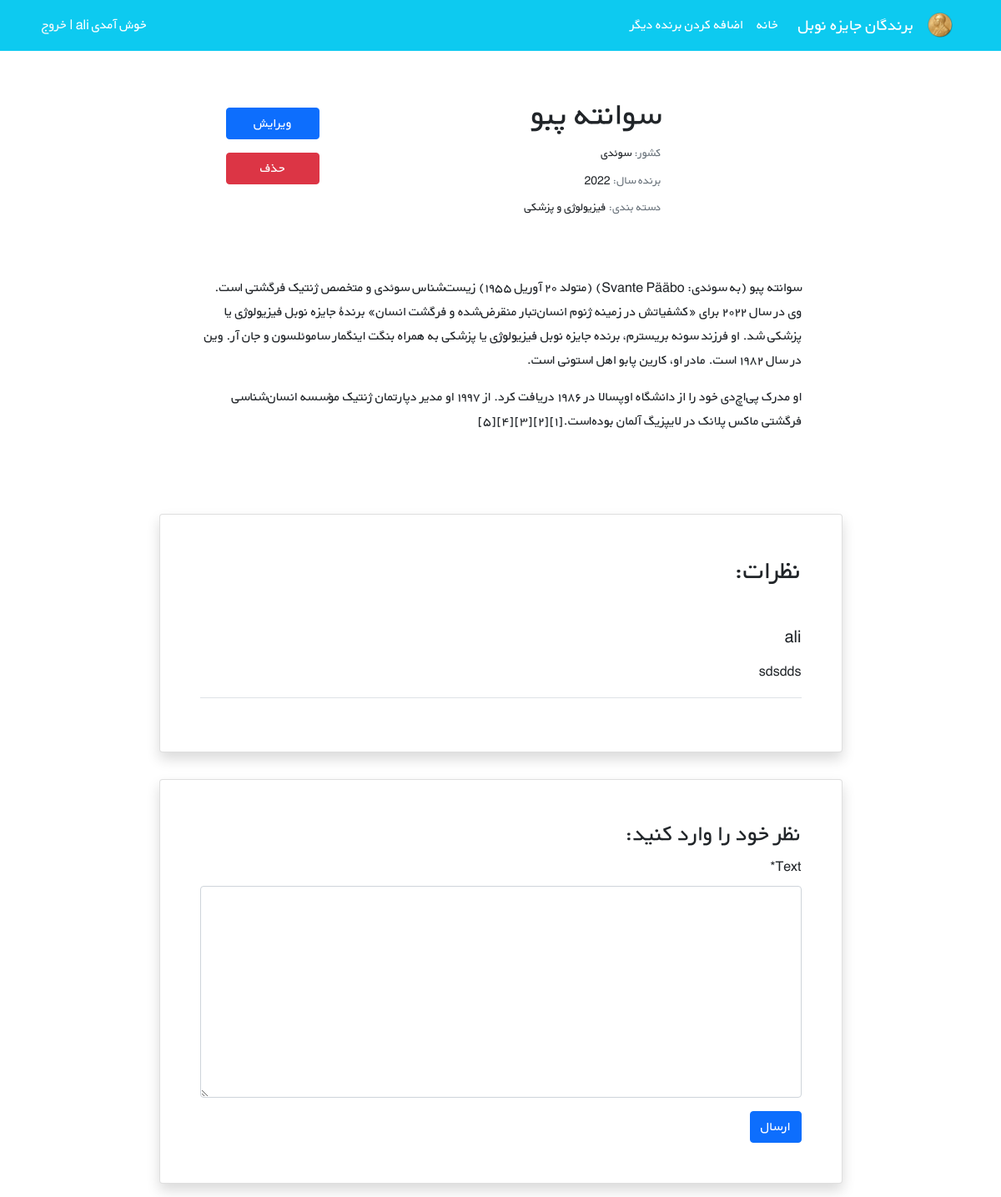
/nobels/3/ (signed in), run on an earlier commit of the app's database.
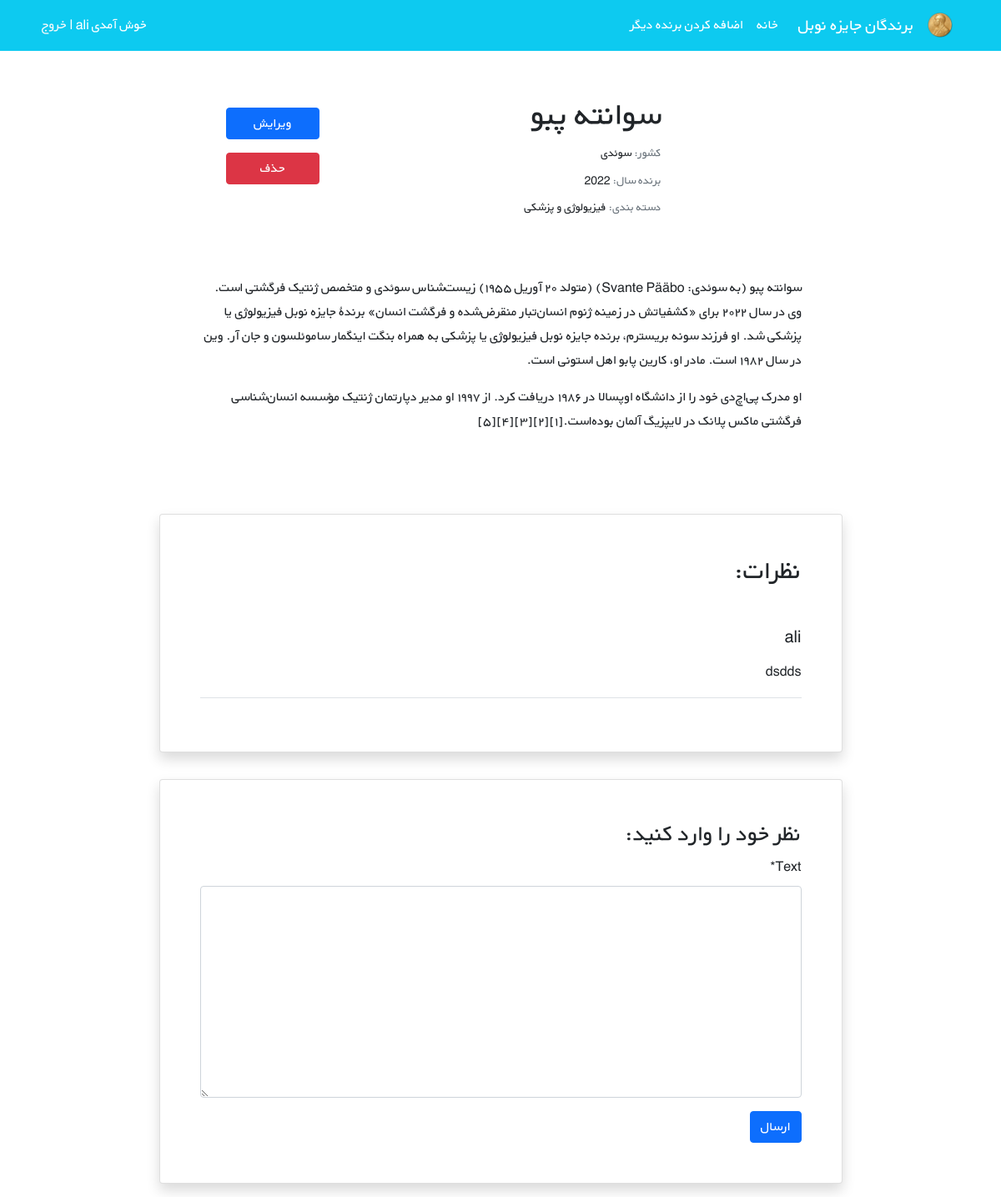
And on a later commit of the database.
### nobels/models.py (models this page shows, shortened)
class Comment(models.Model):
    user = models.ForeignKey(get_user_model(), on_delete=models.CASCADE)
    nobel = models.ForeignKey(Nobel, on_delete=models.CASCADE, related_name="comments")
    text = models.TextField()
    datetime_created = models.DateTimeField(auto_now_add=True)
    is_active = models.BooleanField(default=True)

### accounts/models.py (models this page shows)
class CustomUser(AbstractUser):
    age = models.PositiveIntegerField(null=True, blank=True)

### nobels/views.py (the view)
# urls.py: path("<int:pk>/", nobe_detail_view, name="nobel_detail"),
@login_required()
def nobe_detail_view(request, pk):
    nobel = get_object_or_404(Nobel, pk=pk)
    nobel_comments = nobel.comments.all()
    if request.method == "POST":
        comment_form = CommentForm(request.POST)
        if comment_form.is_valid():
            new_comment = comment_form.save(commit=False)
            new_comment.nobel = nobel
            new_comment.user = request.user
            new_comment.save()
            comment_form = CommentForm()
    else:
        comment_form = CommentForm()
    return render(request, "nobels/nobel_detail.html", {
        "nobel": nobel,
        "comments": nobel_comments,
        "comment_form": comment_form,
    })

### nobels/forms.py
class CommentForm(forms.ModelForm):
    class Meta:
        model = Comment
        fields = ("text",)

### nobels/templates/nobels/nobel_detail.html (shortened to what this page needs)
{% extends "_base.html" %}
{% load crispy_forms_tags %}
{% block content %}
    <div class="container mt-5" dir="rtl">
        <div class="">
            <div class="">
                <div class="d-flex justify-content-center">
                    <div class="row w-sm-75 w-100">
                        <div class="col-xs-12 col-md-3 d-flex justify-content-center">
                        </div>
                        <div class="col-xs-12 col-md-6 text-center text-md-end mt-md-1 mt-4">
                            <h1>{{ nobel.name }}</h1>
                            <h5 class="small my-1"><span class="text-muted">کشور: </span>{{ nobel.country }}</h5>
                            <h5 class="small my-1"><span class="text-muted">برنده سال: </span>{{ nobel.year }}</h5>
                            <h5 class="small my-1"><span class="text-muted">دسته بندی: </span>{{ nobel.grouping }}</h5>
                        </div>
                        <div class="col-xs-12 mt-3 col-md-2 d-flex flex-column">
                            <a class="btn btn-primary mt-1" href="{% url "nobel_update" nobel.id %}" role="button">ویرایش</a>
                            <a class="btn btn-danger mt-3" href="{% url "nobel_delete" nobel.id %}"
                               role="button">حذف</a>
                        </div>
                    </div>
                </div>
                <div class="d-flex justify-content-center">
                    <div class="my-3 p-5 w-sm-75 w-100">
                        {{ nobel.description|linebreaks }}
                    </div>
                </div>
                <div class="d-flex justify-content-center">
                    <div class="card shadow my-3 p-5 w-sm-75 w-100">
                        <h2 class="mb-5">نظرات:</h2>
                        {% for comment in comments %}
                            {% if comment.is_active %}
                                <div class="border-bottom mb-3">
                                    <h5 class="mb-3">{{ comment.user.username }}</h5>
                                    <p>{{ comment.text|linebreaks }}</p>
                            </div>
                            {% endif %}
                        {% endfor %}
                    </div>
                </div>
                <div class="d-flex justify-content-center">
                    <div class="card shadow my-3 p-5 w-sm-75 w-100">
                        <h3>نظر خود را وارد کنید:</h3>
                        <form method="POST">
                            {{ comment_form|crispy }}
                            <button type="submit" class="btn btn-primary">ارسال</button>
                        </form>
                    </div>
                </div>
            </div>
        </div>
    </div>
{% endblock %}

What changed in the data, as far as the page shows it:
changed Comment "ali": text "sdsdds" → "dsdds"
